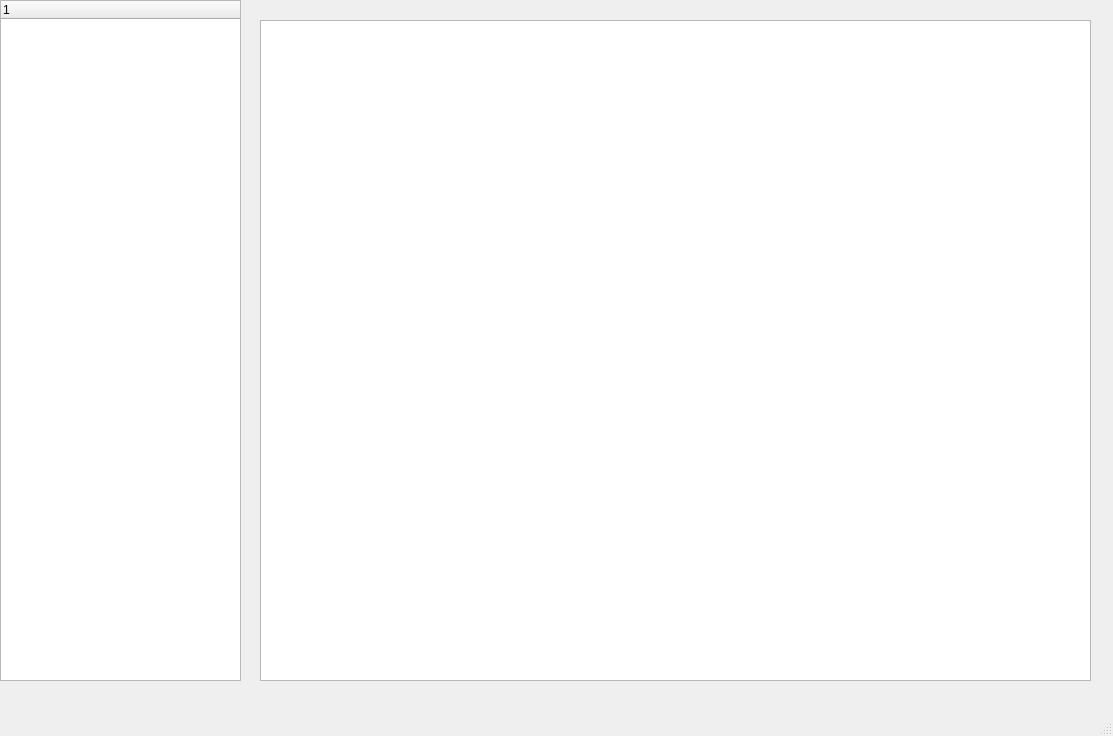
<?xml version="1.0" encoding="UTF-8"?>
<ui version="4.0">
 <class>MainWindow</class>
 <widget class="QMainWindow" name="MainWindow">
  <property name="geometry">
   <rect>
    <x>0</x>
    <y>0</y>
    <width>1113</width>
    <height>736</height>
   </rect>
  </property>
  <property name="windowTitle">
   <string>MainWindow</string>
  </property>
  <widget class="QWidget" name="centralwidget">
   <widget class="QTreeWidget" name="treeWidget">
    <property name="geometry">
     <rect>
      <x>0</x>
      <y>0</y>
      <width>241</width>
      <height>681</height>
     </rect>
    </property>
    <column>
     <property name="text">
      <string notr="true">1</string>
     </property>
    </column>
   </widget>
   <widget class="QPlainTextEdit" name="plainTextEdit">
    <property name="geometry">
     <rect>
      <x>260</x>
      <y>20</y>
      <width>831</width>
      <height>661</height>
     </rect>
    </property>
   </widget>
  </widget>
  <widget class="QMenuBar" name="menubar">
   <property name="geometry">
    <rect>
     <x>0</x>
     <y>0</y>
     <width>1113</width>
     <height>25</height>
    </rect>
   </property>
  </widget>
  <widget class="QStatusBar" name="statusbar"/>
 </widget>
 <resources/>
 <connections/>
</ui>
